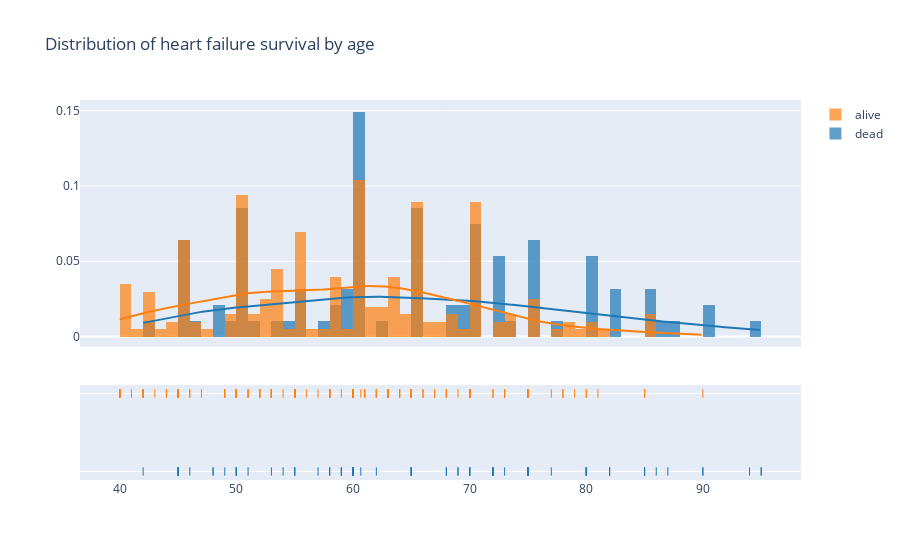

The notebook cell saved with this chart:
### Code cell
# split by death event, keeping age
dead_age = df[df['DEATH_EVENT'] == 1]['age']
alive_age = df[df['DEATH_EVENT'] == 0]['age']

# join the two lists by hist_data = [list1, list2]
hist_data = [dead_age, alive_age]

# plot using px.create_distplot
fig = ff.create_distplot(hist_data, group_labels = ['dead', 'alive'])
fig.update_layout(
    title_text = "Distribution of heart failure survival by age")
fig

### Figure 1 — Plotly figure (JSON) as saved in the notebook; plotly's stock layout.template omitted (floating-point values rounded to 4 significant figures; data arrays with more than 128 entries replaced by an {"elided": "..."} marker saying what was removed)
{"data": [{"autobinx": false, "histnorm": "probability density", "legendgroup": "dead", "marker": {"color": "rgb(31, 119, 180)"}, "name": "dead", "opacity": 0.7, "type": "histogram", "x": [75, 55, 65, 50, 65, 90, 75, 60, 65, 80, 75, 62, 45, 50, 82, 87, 45, 70, 48, 65, 68, 75, 80, 95, 70, 58, 82, 94, 85, 50, 65, 69, 90, 82, 60, 70, 50, 70, 60, 50, 51, 60, 80, 57, 68, 53, 60, 70, 60, 95, 49, 72, 45, 50, 45, 60, 42, 72, 70, 65, 85, 69, 60, 60, 59, 60, 72, 85, 70, 86, 60, 46, 80, 72, 75, 72, 50, 45, 80, 59, 59, 65, 75, 58, 60.67, 50, 60, 45, 77, 48, 54, 73, 60, 55, 65, 55], "xaxis": "x", "xbins": {"end": 95, "size": 1, "start": 42}, "yaxis": "y"}, {"autobinx": false, "histnorm": "probability density", "legendgroup": "alive", "marker": {"color": "rgb(255, 127, 14)"}, "name": "alive", "opacity": 0.7, "type": "histogram", "x": {"elided": "203 float values"}, "xaxis": "x", "xbins": {"end": 90, "size": 1, "start": 40}, "yaxis": "y"}, {"legendgroup": "dead", "marker": {"color": "rgb(31, 119, 180)"}, "mode": "lines", "name": "dead", "showlegend": false, "type": "scatter", "x": {"elided": "500 float values"}, "xaxis": "x", "y": {"elided": "500 float values"}, "yaxis": "y"}, {"legendgroup": "alive", "marker": {"color": "rgb(255, 127, 14)"}, "mode": "lines", "name": "alive", "showlegend": false, "type": "scatter", "x": {"elided": "500 float values"}, "xaxis": "x", "y": {"elided": "500 float values"}, "yaxis": "y"}, {"legendgroup": "dead", "marker": {"color": "rgb(31, 119, 180)", "symbol": "line-ns-open"}, "mode": "markers", "name": "dead", "showlegend": false, "type": "scatter", "x": [75, 55, 65, 50, 65, 90, 75, 60, 65, 80, 75, 62, 45, 50, 82, 87, 45, 70, 48, 65, 68, 75, 80, 95, 70, 58, 82, 94, 85, 50, 65, 69, 90, 82, 60, 70, 50, 70, 60, 50, 51, 60, 80, 57, 68, 53, 60, 70, 60, 95, 49, 72, 45, 50, 45, 60, 42, 72, 70, 65, 85, 69, 60, 60, 59, 60, 72, 85, 70, 86, 60, 46, 80, 72, 75, 72, 50, 45, 80, 59, 59, 65, 75, 58, 60.67, 50, 60, 45, 77, 48, 54, 73, 60, 55, 65, 55], "xaxis": "x", "y": ["dead", "dead", "dead", "dead", "dead", "dead", "dead", "dead", "dead", "dead", "dead", "dead", "dead", "dead", "dead", "dead", "dead", "dead", "dead", "dead", "dead", "dead", "dead", "dead", "dead", "dead", "dead", "dead", "dead", "dead", "dead", "dead", "dead", "dead", "dead", "dead", "dead", "dead", "dead", "dead", "dead", "dead", "dead", "dead", "dead", "dead", "dead", "dead", "dead", "dead", "dead", "dead", "dead", "dead", "dead", "dead", "dead", "dead", "dead", "dead", "dead", "dead", "dead", "dead", "dead", "dead", "dead", "dead", "dead", "dead", "dead", "dead", "dead", "dead", "dead", "dead", "dead", "dead", "dead", "dead", "dead", "dead", "dead", "dead", "dead", "dead", "dead", "dead", "dead", "dead", "dead", "dead", "dead", "dead", "dead", "dead"], "yaxis": "y2"}, {"legendgroup": "alive", "marker": {"color": "rgb(255, 127, 14)", "symbol": "line-ns-open"}, "mode": "markers", "name": "alive", "showlegend": false, "type": "scatter", "x": {"elided": "203 float values"}, "xaxis": "x", "y": {"elided": "203 str values"}, "yaxis": "y2"}], "layout": {"barmode": "overlay", "hovermode": "closest", "legend": {"traceorder": "reversed"}, "title": {"text": "Distribution of heart failure survival by age"}, "xaxis": {"anchor": "y2", "domain": [0, 1], "zeroline": false}, "yaxis": {"anchor": "free", "domain": [0.35, 1], "position": 0}, "yaxis2": {"anchor": "x", "domain": [0, 0.25], "dtick": 1, "showticklabels": false}}}
